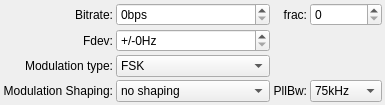
          <widget class="QWidget" name="tab_2">
           <property name="sizePolicy">
            <sizepolicy hsizetype="MinimumExpanding" vsizetype="MinimumExpanding">
             <horstretch>0</horstretch>
             <verstretch>0</verstretch>
            </sizepolicy>
           </property>
           <attribute name="title">
            <string>fsk</string>
           </attribute>
           <layout class="QGridLayout" name="gridLayout_10">
            <property name="margin">
             <number>3</number>
            </property>
            <property name="spacing">
             <number>3</number>
            </property>
            <item row="2" column="1">
             <widget class="QComboBox" name="comboBoxOOK">
              <item>
               <property name="text">
                <string>FSK</string>
               </property>
              </item>
              <item>
               <property name="text">
                <string>OOK</string>
               </property>
              </item>
             </widget>
            </item>
            <item row="2" column="0">
             <widget class="QLabel" name="label_16">
              <property name="text">
               <string>Modulation type:</string>
              </property>
              <property name="alignment">
               <set>Qt::AlignRight|Qt::AlignTrailing|Qt::AlignVCenter</set>
              </property>
             </widget>
            </item>
            <item row="3" column="0">
             <widget class="QLabel" name="label_17">
              <property name="text">
               <string>Modulation Shaping:</string>
              </property>
              <property name="alignment">
               <set>Qt::AlignRight|Qt::AlignTrailing|Qt::AlignVCenter</set>
              </property>
             </widget>
            </item>
            <item row="3" column="1">
             <widget class="QComboBox" name="comboBoxShaping">
              <item>
               <property name="text">
                <string>no shaping</string>
               </property>
              </item>
              <item>
               <property name="text">
                <string>gaussian filter BT = 1.0</string>
               </property>
              </item>
              <item>
               <property name="text">
                <string>gaussian filter BT = 0.5</string>
               </property>
              </item>
              <item>
               <property name="text">
                <string>gaussian filter BT = 0.3</string>
               </property>
              </item>
             </widget>
            </item>
            <item row="1" column="0">
             <widget class="QLabel" name="label_15">
              <property name="text">
               <string>Fdev:</string>
              </property>
              <property name="alignment">
               <set>Qt::AlignRight|Qt::AlignTrailing|Qt::AlignVCenter</set>
              </property>
             </widget>
            </item>
            <item row="0" column="1">
             <widget class="QSpinBox" name="spinBoxBitrate">
              <property name="sizePolicy">
               <sizepolicy hsizetype="Preferred" vsizetype="Preferred">
                <horstretch>0</horstretch>
                <verstretch>0</verstretch>
               </sizepolicy>
              </property>
              <property name="suffix">
               <string>bps</string>
              </property>
              <property name="minimum">
               <number>0</number>
              </property>
              <property name="maximum">
               <number>310000</number>
              </property>
             </widget>
            </item>
            <item row="0" column="2">
             <widget class="QLabel" name="label_56">
              <property name="text">
               <string>frac:</string>
              </property>
              <property name="alignment">
               <set>Qt::AlignRight|Qt::AlignTrailing|Qt::AlignVCenter</set>
              </property>
             </widget>
            </item>
            <item row="0" column="0">
             <widget class="QLabel" name="label_14">
              <property name="text">
               <string>Bitrate:</string>
              </property>
              <property name="alignment">
               <set>Qt::AlignRight|Qt::AlignTrailing|Qt::AlignVCenter</set>
              </property>
             </widget>
            </item>
            <item row="1" column="1">
             <widget class="QSpinBox" name="spinBoxFdev">
              <property name="suffix">
               <string>Hz</string>
              </property>
              <property name="prefix">
               <string>+/-</string>
              </property>
              <property name="maximum">
               <number>300000</number>
              </property>
             </widget>
            </item>
            <item row="0" column="3">
             <widget class="QSpinBox" name="spinBoxFracBR">
              <property name="maximum">
               <number>15</number>
              </property>
             </widget>
            </item>
            <item row="3" column="3">
             <widget class="QComboBox" name="comboBoxTXpllBW">
              <item>
               <property name="text">
                <string>75kHz</string>
               </property>
              </item>
              <item>
               <property name="text">
                <string>150kHz</string>
               </property>
              </item>
              <item>
               <property name="text">
                <string>225kHz</string>
               </property>
              </item>
              <item>
               <property name="text">
                <string>300kHz</string>
               </property>
              </item>
             </widget>
            </item>
            <item row="3" column="2">
             <widget class="QLabel" name="label_57">
              <property name="text">
               <string>PllBw:</string>
              </property>
              <property name="alignment">
               <set>Qt::AlignRight|Qt::AlignTrailing|Qt::AlignVCenter</set>
              </property>
             </widget>
            </item>
           </layout>
          </widget>
